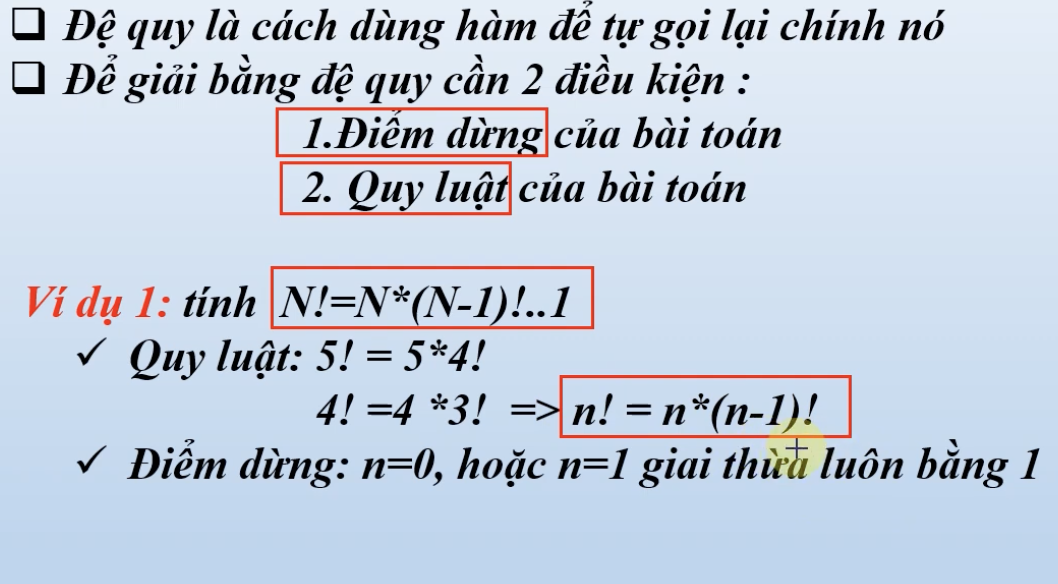
#> input picture file_anh/Screenshot 2026-01-17 at 14.42.34.png, 1058 x 584 px, found by its file name
$ python bai1.py
#> lines starting #> are read from the running program, lines starting #| are printed output that depends on the picture; after the words box and inside, x2 and y2 are one past the last pixel; in counts of white or black regions, pixels touching at a corner belong together
import cv2

img = cv2.imread('file_anh/Screenshot 2026-01-17 at 14.42.34.png')
#> img is the input picture: shape (584, 1058, 3); mean B, G, R 221.2, 206.2, 195

if img is None:
    print('Không thể đọc được ảnh. Vui lòng kiểm tra lại đường dẫn!')
    exit()

cv2.imshow('Anh goc' ,img)
b, g, r = cv2.split(img)
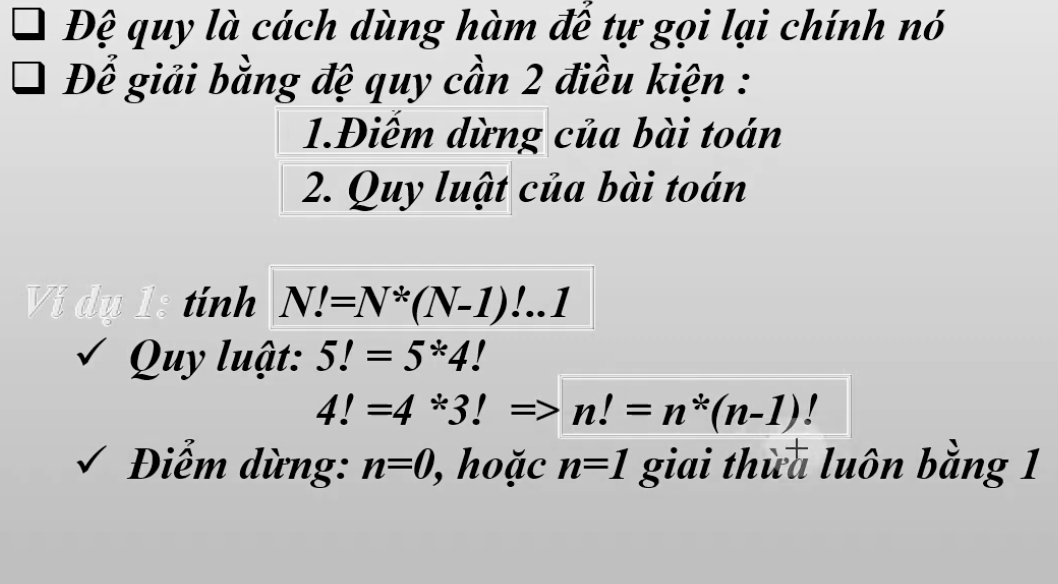
#> r: shape (584, 1058); min 0, max 249, mean 195
cv2.imshow(img);
cv2.imshow('1. Kenh Red (R)', r)
cv2.imshow('1. Kenh Green (G)', g)
cv2.imshow('1. Kenh Blue (B)', b)


gray_avg = cv2.addWeighted(r, 1 / 3, g, 1 / 3, 0)
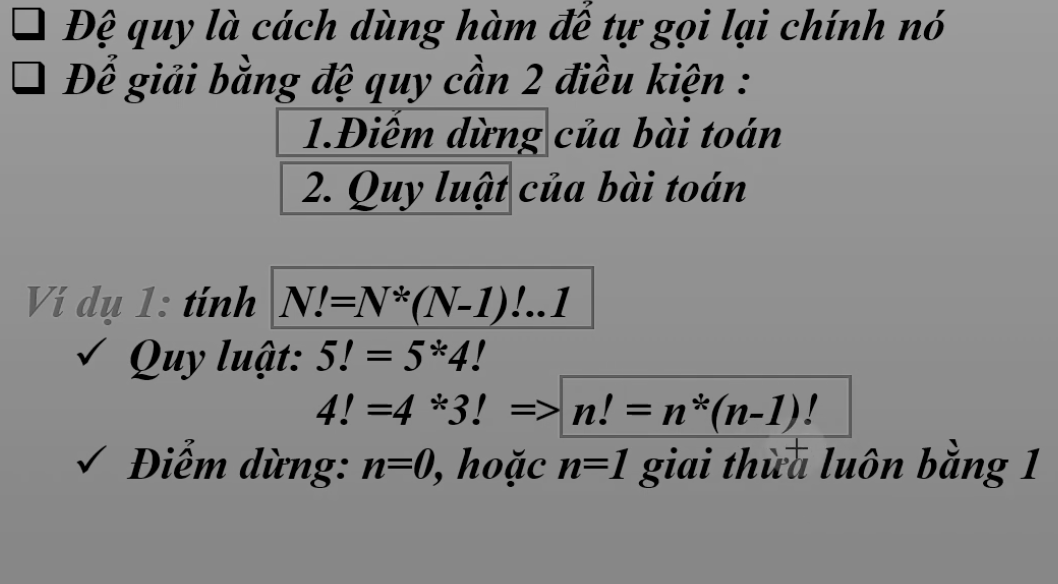
#> gray_avg: shape (584, 1058); min 0, max 160, mean 133.7
gray_avg = cv2.addWeighted(gray_avg, 1.0, b, 1 / 3, 0)

# anh xam
gray_lum = cv2.cvtColor(img, cv2.COLOR_BGR2GRAY)

_, img_binary = cv2.threshold(gray_lum, 127, 255, cv2.THRESH_BINARY)
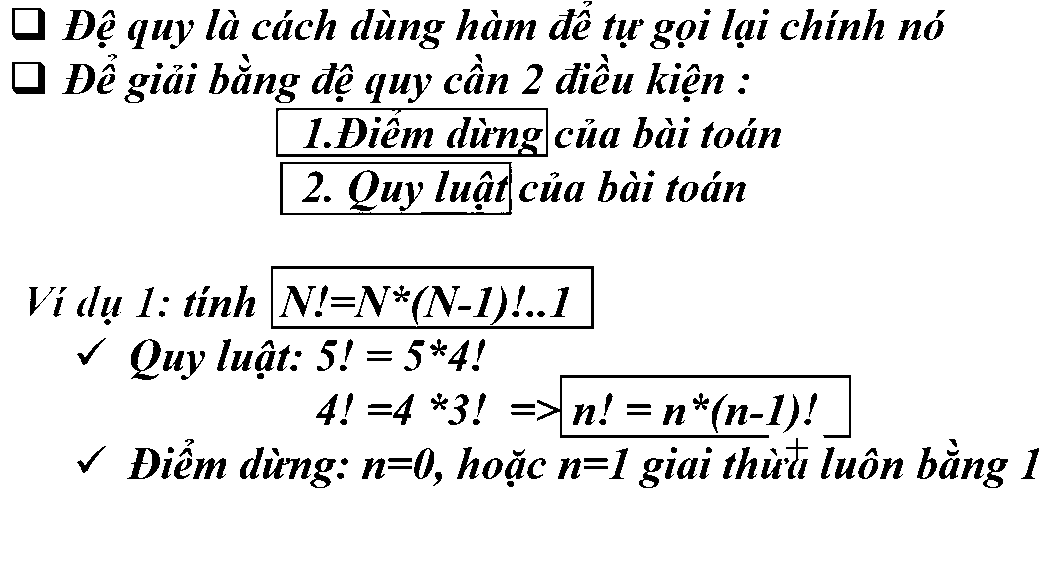
#> img_binary: shape (584, 1058); 91.5% white; 290 black regions (2 under 20 px), largest, box (x1, y1, x2, y2) and area: (271, 266, 594, 329) 2222, (537, 375, 851, 438) 1950, (276, 108, 548, 157) 1807

cv2.imshow('Anh xam ', gray_avg)
cv2.imshow('Anh xam', gray_lum)
cv2.imshow('Anh nhi phan', img_binary)


img_hsv = cv2.cvtColor(img, cv2.COLOR_BGR2HSV)
#> img_hsv: shape (584, 1058, 3); mean H, S, V 104.3, 44.8, 224.2

# C = 255 - R, M = 255 - G, Y = 255 - B
c = cv2.subtract(255, r)
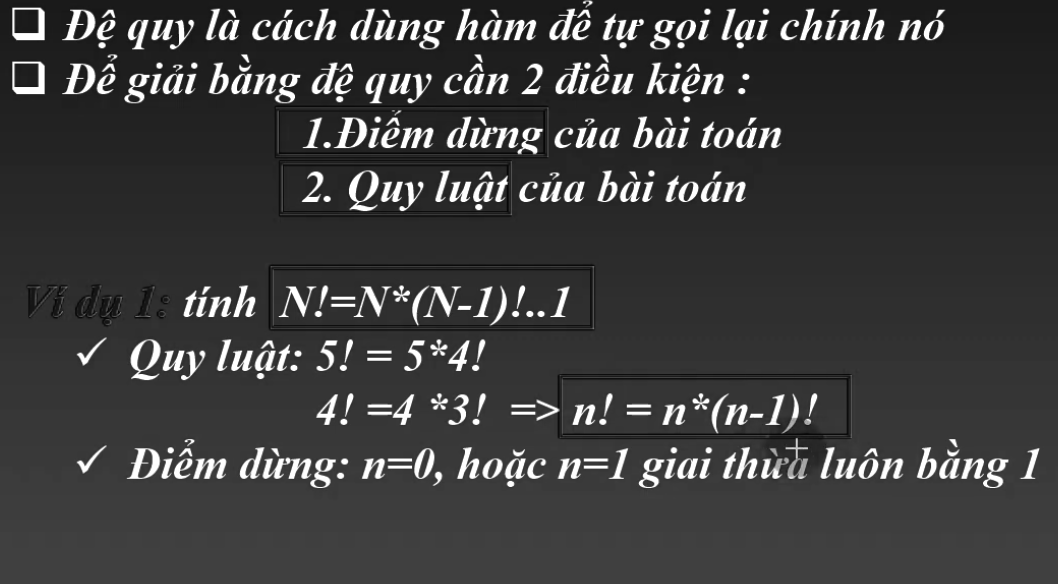
#> c: shape (584, 1058); min 6, max 255, mean 60
m = cv2.subtract(255, g)
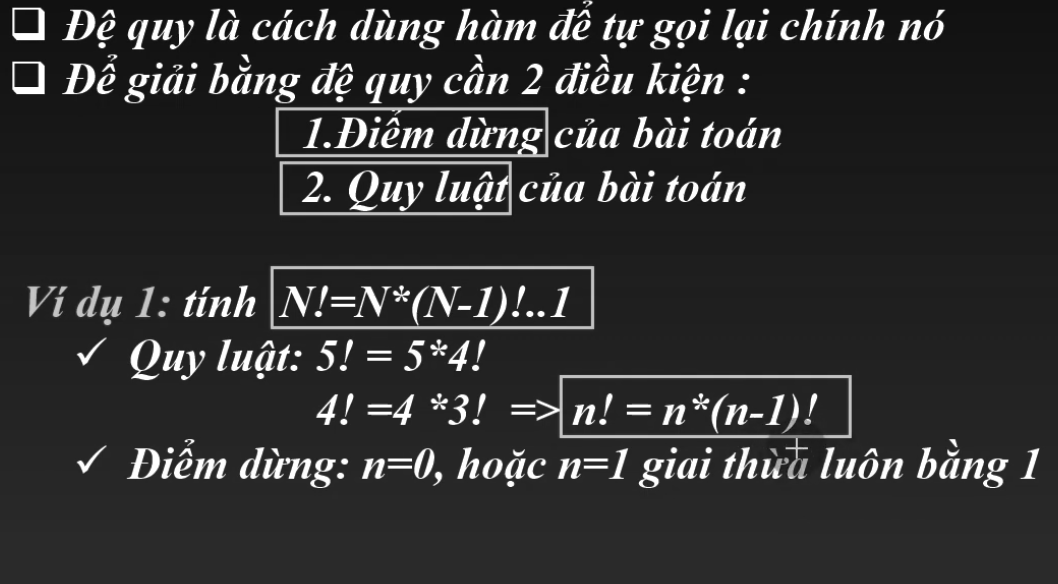
#> m: shape (584, 1058); min 11, max 255, mean 48.8
y = cv2.subtract(255, b)
img_cmy = cv2.merge([c, m, y])
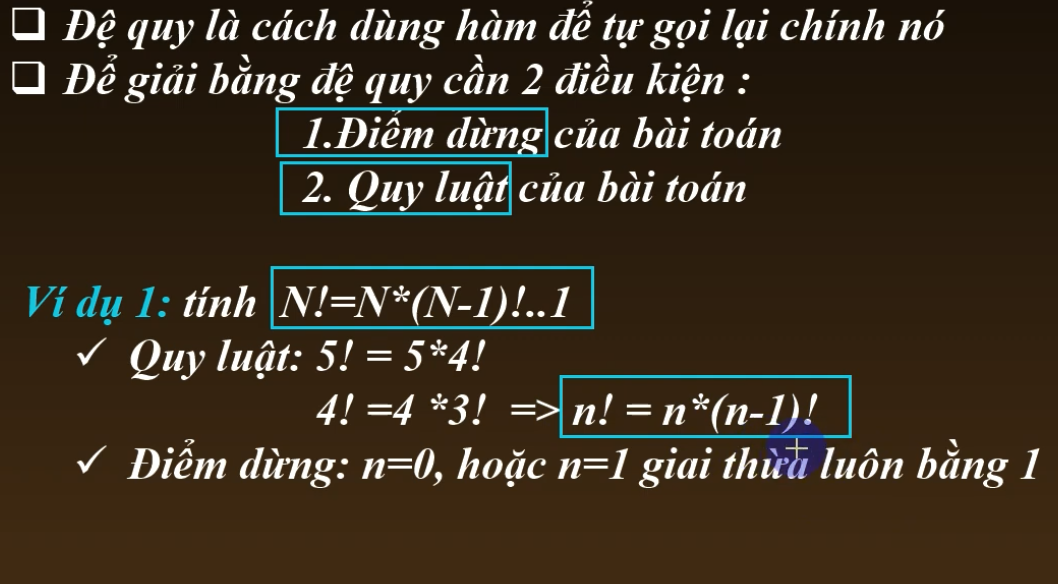
#> img_cmy: shape (584, 1058, 3); mean R, G, B 60, 48.8, 33.8

k = cv2.min(cv2.min(c, m), y)
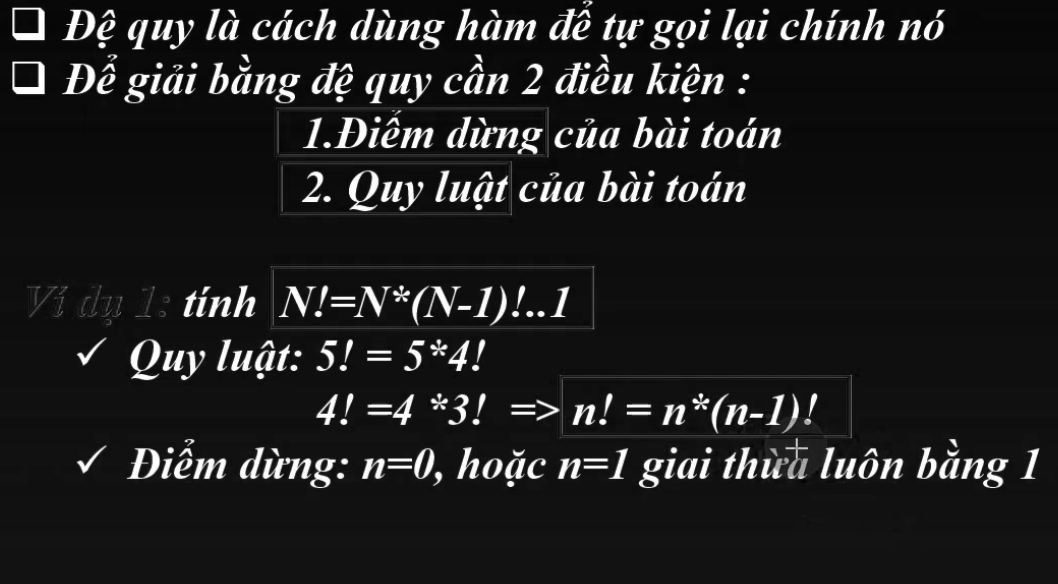
#> k: shape (584, 1058); min 2, max 255, mean 30.8


cv2.imshow('3.1 Mohinh HSV', img_hsv)
cv2.imshow('3.2 Mohinh CMY', img_cmy)
cv2.imshow('3.3 Kenh K (Den) trong CMYK', k)


cv2.waitKey(0)
# // an phim bat ky
cv2.destroyAllWindows()

$ run again, with file_anh/Screenshot 2026-10-31 at 22.10.37.png copied over file_anh/Screenshot 2026-01-17 at 14.42.34.png
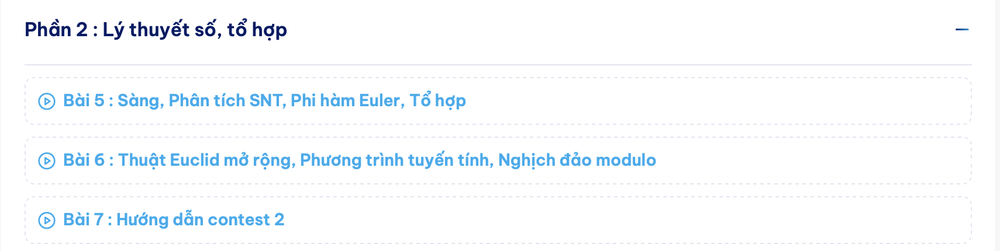
#> input picture file_anh/Screenshot 2026-10-31 at 22.10.37.png, 1000 x 251 px, shrunk from 1710 x 430 before the run, found by its file name
#> img is the input picture: shape (251, 1000, 3); mean B, G, R 253.1, 250.7, 248.2
#> `_, img_binary = cv2.threshold(gray_lum, 127, 255, cv2.THRESH_BINARY)`:
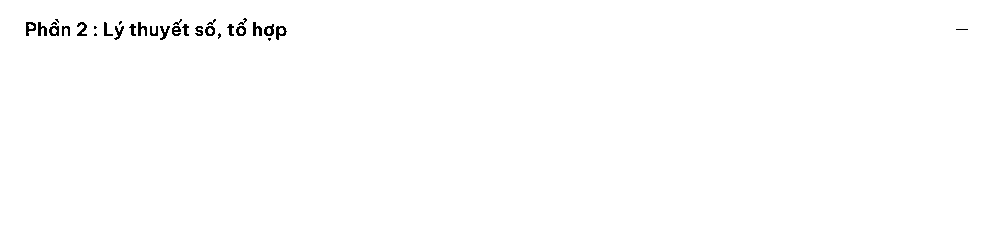
#> img_binary: shape (251, 1000); 99.5% white; black in thin lines or dots, all inside (x1, y1, x2, y2) = (26, 18, 968, 41)
#> img_hsv: shape (251, 1000, 3); mean H, S, V 13, 6, 253.1
#> `img_cmy = cv2.merge([c, m, y])`:
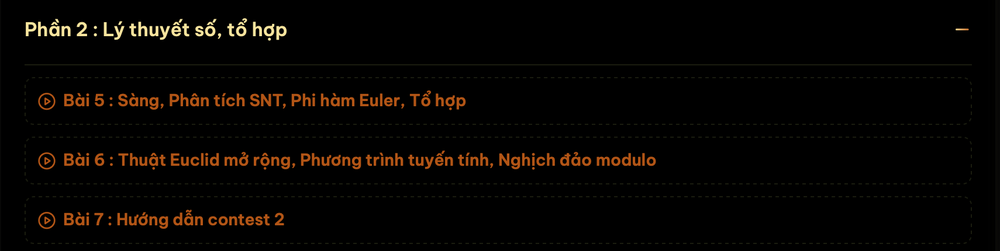
#> img_cmy: shape (251, 1000, 3); mean R, G, B 6.8, 4.3, 1.9
